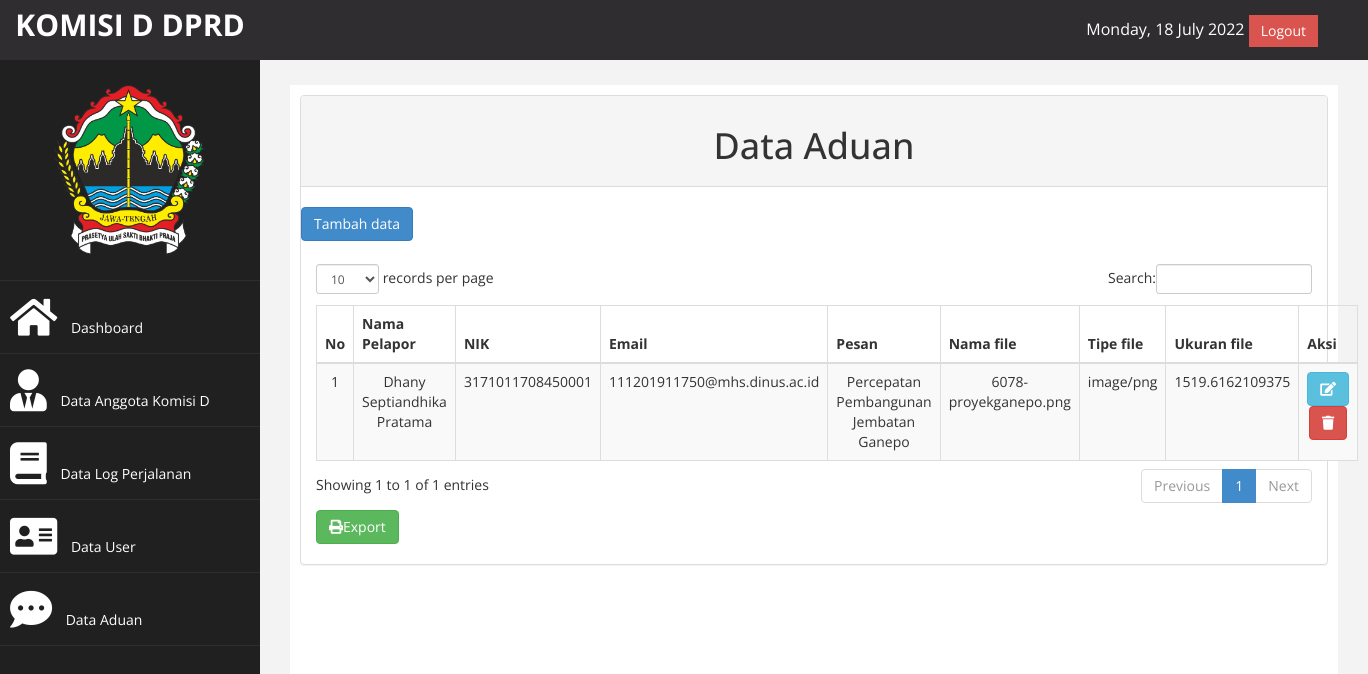
The app's page /index.php?page=aduan (signed in) with its own data.
### tables this page shows
CREATE TABLE `tb_aduan` (
  `id` int(11) NOT NULL,
  `namapelapor` varchar(100) NOT NULL,
  `nik` varchar(100) NOT NULL,
  `email` varchar(100) NOT NULL,
  `pesan` varchar(1000) NOT NULL,
  `file_name` varchar(100) NOT NULL,
  `type` varchar(100) NOT NULL,
  `size` varchar(100) NOT NULL
);

### page/aduan/aduan.php (the view, shortened to what this page needs)
<div class="row">
    <div class="col-md-12">
        <div class="panel panel-default">
            <div class="panel-heading">
                <center>
                    <h1>Data Aduan</h1>
                </center>
            </div><br>
            <a href="?page=aduan&aksi=tambah" class="btn btn-primary" style="margin-bottom: 8px">Tambah data</a>
            <div class="panel-body">
                <div class="table-responsive">
                    <table class="table table-striped table-bordered table-hover" id="dataTables-example">
                        <thead>
                            <tr align="center">
                                <th>No</th>
                                <th>Nama Pelapor</th>
                                <th>NIK</th>
                                <th>Email</th>
                                <th>Pesan</th>
                                <th>Nama file</th>
                                <th>Tipe file</th>
                                <th>Ukuran file</th>
                                <th>Aksi</th>
                            </tr>
                        </thead>
                        <tbody>
                            <?php
                            $no = 1;
                            $sql = $koneksi->query("SELECT * from tb_aduan");
                            while ($data = $sql->fetch_assoc()) {
                            ?>
                                <tr align="center">
                                    <td><?php echo $no++ ?></td>
                                    <td><?php echo $data['namapelapor']; ?></td>
                                    <td><?php echo $data['nik']; ?></td>
                                    <td><?php echo $data['email']; ?></td>
                                    <td><?php echo $data['pesan']; ?></td>
                                    <td><?php echo $data['file_name']; ?></td>
                                    <td><?php echo $data['type']; ?></td>
                                    <td><?php echo $data['size']; ?></td>
                                    <td>
                                        <a href="?page=aduan&aksi=edit&id=<?php echo $data['nik']; ?>" class="btn btn-info"><i class="fa fa-pencil-square-o fa-1x"></i></a>
                                        <a onclick="return confirm('Apakah anda yakin akan menghapus data ini?')" href="?page=aduan&aksi=delete&id=<?php echo $data['nik']; ?> " class="btn btn-danger"><i class="fa fa-trash fa-1x"></i></a>
                                    </td>
                                </tr>
                            <?php } ?>
                        </tbody>
                    </table>
                    <div>
                        <a href="./laporan/export_aduan.php" class="btn btn-success class" style="margin-bottom: 5px">
                            <i class="fa fa-print"></i>Export</a>
                    </div>
                </div>
            </div>
        </div>
    </div>

### assets/css/custom.css (style rules this page uses)
body { font-family: 'Open Sans', sans-serif; }

### records on screen
tb_aduan: namapelapor "Dhany Septiandhika Pratama", nik "3171011708450001", email "111201911750@mhs.dinus.ac.id", pesan "Percepatan Pembangunan Jembatan Ganepo", file_name "6078-proyekganepo.png", type "image/png", size "1519.6162109375"
